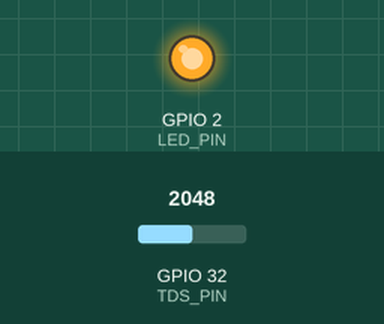
This sketch was run on a simulated ESP32. Parts: output pins drawn as LEDs (lit = HIGH). The test bench sets the inputs (shaded band); at power-on: GPIO 32 (TDS_PIN) = 2048. WiFi joins after 1.5 s; servers stay silent unless stated; the local clock reads 2024-03-15 10:24:30 at power-on unless the sketch sets it; random numbers use the default seed unless the sketch sets one; web services answer with replies made up by the test bench; what the sketch prints to the serial monitor is not drawn.

Above: at 2.8 s.
At 23.53 s:
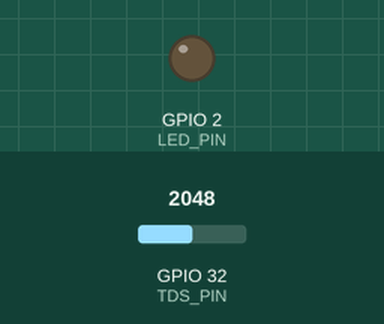
Timing chart, 0 to 28.5 s (numbered marks = the images above):
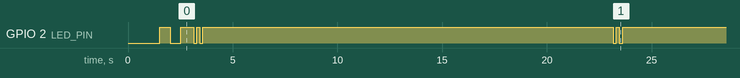

The sketch:

water_quality_monitor.ino
```cpp
#include <WiFi.h>
#include <HTTPClient.h>
#include "soc/soc.h"
#include "soc/rtc_cntl_reg.h"
#include <time.h>

const char* WIFI_SSID     = "Chaitanya";
const char* WIFI_PASSWORD = "chchaitu";

const char* THINGSPEAK_SERVER = "http://api.thingspeak.com";
const char* WRITE_API_KEY     = "PICVJCVLA31J1KJK";
const long  CHANNEL_ID        = 3286342;

#define TDS_PIN        32
#define LED_PIN        2
#define VREF           3.3
#define ADC_RESOLUTION 4096.0
#define NUM_SAMPLES    20
#define UPLOAD_INTERVAL 20000

unsigned long lastUpload = 0;
int uploadCount = 0;

void setup() {
  WRITE_PERI_REG(RTC_CNTL_BROWN_OUT_REG, 0);

  Serial.begin(115200);
  delay(1000);

  Serial.println();
  Serial.println("================================");
  Serial.println("  TDS & Temp Sensor Monitor");
  Serial.println("================================");
  Serial.println();

  pinMode(TDS_PIN, INPUT);
  pinMode(LED_PIN, OUTPUT);
  digitalWrite(LED_PIN, LOW);

  Serial.print("Connecting to WiFi: ");
  Serial.println(WIFI_SSID);
  WiFi.mode(WIFI_STA);
  WiFi.begin(WIFI_SSID, WIFI_PASSWORD);

  int attempts = 0;
  while (WiFi.status() != WL_CONNECTED && attempts < 40) {
    delay(500);
    Serial.print(".");
    digitalWrite(LED_PIN, !digitalRead(LED_PIN));
    attempts++;
  }
  Serial.println();

  if (WiFi.status() == WL_CONNECTED) {
    Serial.print("WiFi Connected! IP: ");
    Serial.println(WiFi.localIP());
    digitalWrite(LED_PIN, HIGH);

    // Sync time for temperature diurnal simulation (IST: +5:30 = 19800 sec)
    configTime(19800, 0, "pool.ntp.org");
  } else {
    Serial.println("WiFi FAILED! Check credentials.");
    digitalWrite(LED_PIN, LOW);
  }

  Serial.println();
  Serial.println("Starting readings...");
  Serial.println();
}

void loop() {
  if (millis() - lastUpload >= UPLOAD_INTERVAL || lastUpload == 0) {
    lastUpload = millis();

    // ── TDS Reading ──
    int readings[NUM_SAMPLES];
    for (int i = 0; i < NUM_SAMPLES; i++) {
      readings[i] = analogRead(TDS_PIN);
      delay(20);
    }

    for (int i = 0; i < NUM_SAMPLES - 1; i++) {
      for (int j = 0; j < NUM_SAMPLES - i - 1; j++) {
        if (readings[j] > readings[j + 1]) {
          int t = readings[j];
          readings[j] = readings[j + 1];
          readings[j + 1] = t;
        }
      }
    }

    float avg = 0;
    int s = NUM_SAMPLES * 0.2;
    int e = NUM_SAMPLES * 0.8;
    for (int i = s; i < e; i++) avg += readings[i];
    avg /= (e - s);

    float voltage = avg * VREF / ADC_RESOLUTION;
    float tds = (133.42 * voltage * voltage * voltage
               - 255.86 * voltage * voltage
               + 857.39 * voltage) * 0.5;
    if (tds < 0) tds = 0;

    int qualityIndex = 0;
    String qualityLabel = "";

    if ((int)avg < 10) {
      qualityLabel = "SENSOR NOT IN WATER";
      qualityIndex = 0;
    } else if (tds < 50) {
      qualityLabel = "SAFE - Pure/Very Clean";
      qualityIndex = 5;
    } else if (tds < 200) {
      qualityLabel = "SAFE - Good Drinking Water (WHO OK)";
      qualityIndex = 4;
    } else if (tds < 400) {
      qualityLabel = "MODERATE - Exceeds WHO Limit";
      qualityIndex = 3;
    } else if (tds < 600) {
      qualityLabel = "POOR - Not Safe for Drinking";
      qualityIndex = 2;
    } else {
      qualityLabel = "UNSAFE - Harmful! Do Not Drink";
      qualityIndex = 1;
    }

    // ── Simulated Temperature Reading (26–33 °C) ──
    // Varies realistically and continuously so the user can see immediate changes on ThingSpeak
    float temperature = 29.5;

    // Cycle every ~20 minutes for testing visibility (instead of 24h diurnal)
    float time_val = (millis() % 1200000) / 1200000.0; // 0.0 to 1.0
    float diurnal = sin(time_val * 2.0 * PI);
    temperature = 29.5 + diurnal * 3.5;

    // Add tiny atmospheric random noise ±0.2°C
    temperature += random(-4, 5) / 20.0;

    // Clamp exactly to 26.0 - 33.0 limits
    if (temperature < 26.0) temperature = 26.0 + random(0, 3) / 10.0;
    if (temperature > 33.0) temperature = 33.0 - random(0, 3) / 10.0;

    Serial.println("----------------------------------------");
    Serial.print("ADC: ");
    Serial.print((int)avg);
    Serial.print(" | Voltage: ");
    Serial.print(voltage, 3);
    Serial.print("V | TDS: ");
    Serial.print(tds, 1);
    Serial.print(" ppm | Temp: ");
    Serial.print(temperature, 2);
    Serial.println(" °C");
    Serial.print("Quality: [");
    Serial.print(qualityIndex);
    Serial.print("] ");
    Serial.println(qualityLabel);
    Serial.print("WiFi: ");
    if (WiFi.status() == WL_CONNECTED) {
      Serial.print("Connected (");
      Serial.print(WiFi.RSSI());
      Serial.println(" dBm)");
    } else {
      Serial.println("Disconnected");
    }
    Serial.print("Uploads: ");
    Serial.println(uploadCount);
    Serial.println("----------------------------------------");

    if (WiFi.status() == WL_CONNECTED) {
      WiFiClient client;
      HTTPClient http;

      // Upload TDS to field1, Voltage to field2, Quality to field3, Temp to field4
      String url = String(THINGSPEAK_SERVER) + "/update?api_key=" + WRITE_API_KEY;
      url += "&field1=" + String(tds, 2);
      url += "&field2=" + String(voltage, 3);
      url += "&field3=" + String(qualityIndex);
      url += "&field4=" + String(temperature, 2);

      Serial.print("Uploading... ");

      http.begin(client, url);
      http.setTimeout(10000);
      int httpCode = http.GET();

      if (httpCode > 0) {
        String response = http.getString();
        int entryId = response.toInt();
        if (entryId > 0) {
          uploadCount++;
          Serial.print("OK! Entry #");
          Serial.println(entryId);
          for (int i = 0; i < 2; i++) {
            digitalWrite(LED_PIN, LOW);  delay(150);
            digitalWrite(LED_PIN, HIGH); delay(150);
          }
        } else {
          Serial.println("ThingSpeak returned 0 (rate limit?)");
        }
      } else {
        Serial.print("HTTP Error: ");
        Serial.println(httpCode);
      }
      http.end();
    } else {
      Serial.println("WiFi disconnected, trying reconnect...");
      WiFi.begin(WIFI_SSID, WIFI_PASSWORD);
    }

    Serial.println();
  }

  delay(100);
}
```

Measured:
- by itself, GPIO 2 (LED_PIN): HIGH → LOW at 2.0 s, → HIGH 0.50 s later, → LOW 0.62 s later, → HIGH 0.15 s later, … (30 changes in this stretch)
- by itself, everything shown: repeats every 20.0 s, in 4 steps
